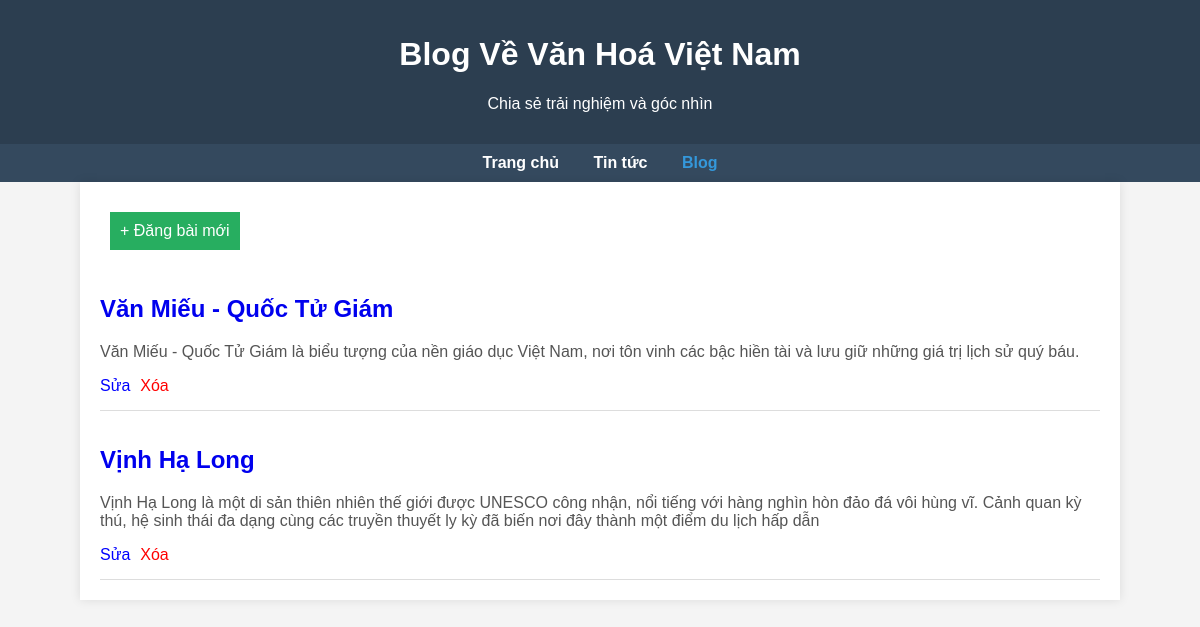
The page /pages/blog/blog.php on the database its author committed.
### tables this page shows
CREATE TABLE `blog_articles` (
  `id` int(11) NOT NULL,
  `title` varchar(255) NOT NULL,
  `description` text NOT NULL,
  `link` varchar(255) NOT NULL
);

### pages/blog/blog.php (the view, shortened to what this page needs)
<?php
include '../../includes/db.php';
$sql = "SELECT id, title, description FROM blog_articles";
$result = $conn->query($sql);
?>
<!DOCTYPE html>
<html lang="vi">
<head>
    <link rel="stylesheet" href="style.css">
</head>
<body>
    <header>
        <h1>Blog Về Văn Hoá Việt Nam</h1>
        <p>Chia sẻ trải nghiệm và góc nhìn</p>
    </header>
    <nav>
        <a href="../../index.php">Trang chủ</a>
        <a href="../tintuc.php">Tin tức</a>
        <a href="./blog.php" class="active">Blog</a>
    </nav>
    <div class="container">
        <a href="add-blog.php" style="display: inline-block; margin: 10px; padding: 10px; background: #27ae60; color: white; text-decoration: none;">+ Đăng bài mới</a>
        <?php
        if ($result->num_rows > 0) {
            while ($blog = $result->fetch_assoc()) {
                echo '<div class="article">';
                echo '<h2><a href="view-blog.php?id=' . $blog["id"] . '">' . $blog["title"] . '</a></h2>';
                echo '<p>' . $blog["description"] . '</p>';
                echo '<a href="edit-blog.php?id=' . $blog['id'] . '" style="color: blue; margin-right: 10px;">Sửa</a>';
                echo '<a href="delete-blog.php?id=' . $blog['id'] . '" onclick="return confirm(\'Bạn có chắc chắn muốn xóa bài viết này?\')" style="color: red;">Xóa</a>';
                echo '</div>';
            }
        } else {
            echo '<div class="article">';
            echo '<h2>Chào mừng bạn đến với Blog Văn hóa!</h2>';
            echo '<p>Chưa có bài viết nào. Hãy là người đầu tiên đăng bài!</p>';
            echo '</div>';
        }
        ?>
    </div>
</body>
</html>

### pages/blog/style.css (style rules this page uses)
body { font-family: Arial, sans-serif; margin: 0; padding: 0; background-color: #f4f4f4; }
a { text-decoration: none; }
header { background: #2c3e50; color: white; padding: 15px; text-align: center; }
nav { background: #34495e; padding: 10px; text-align: center; }
nav a { color: white; margin: 0 15px; font-weight: bold; }
nav a.active { font-weight: bold; color: #f39c12; }
nav a[href='./blog.php'].active { color: #3498db; }
.container { max-width: 1000px; margin: auto; padding: 20px; background: white; box-shadow: 0px 0px 10px rgba(0, 0, 0, 0.1); }
.article { border-bottom: 1px solid #ddd; padding: 15px 0; }
.article h2 { color: #2c3e50; transition: color 0.3s ease-in-out; }
.article p { color: #555; }

### rows shown on the page
blog_articles: title "Văn Miếu - Quốc Tử Giám", description "Văn Miếu - Quốc Tử Giám là biểu tượng của nền giáo dục Việt Nam, nơi tôn vinh các bậc hiền tài và lưu giữ những giá trị lịch sử quý báu."
blog_articles: title "Vịnh Hạ Long", description "Vịnh Hạ Long là một di sản thiên nhiên thế giới được UNESCO công nhận, nổi tiếng với hàng nghìn hòn đảo đá vôi hùng vĩ. Cảnh quan kỳ thú, hệ sinh thái đa dạng cùng các truyền thuyết ly kỳ đã biến nơi đây thành một điểm du lịch hấp dẫn"
